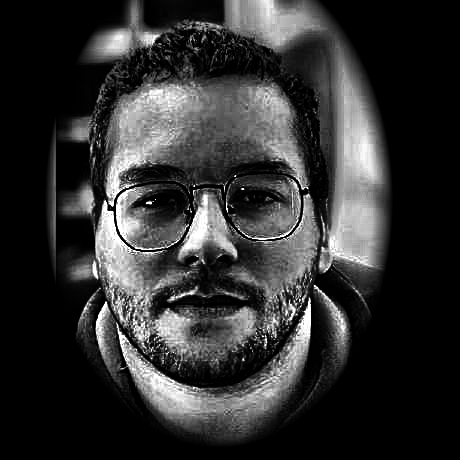
#> input picture assets/source-prepped.png, 460 x 460 px
$ python make_ascii_svg.py
#> lines starting #> are read from the running program, lines starting #| are printed output that depends on the picture
"""Converte a foto preparada em um retrato ASCII que se digita sozinho.

Duas decisoes que separam um retrato limpo de ruido:
  - monocromatico (colorir cada caractere vira estatica de TV);
  - rampa alinhada ao FUNDO: sobre preto, denso = brilhante, entao claro->denso.
    Inverter isso imprime o retrato em negativo.

A animacao e' SMIL (<animate>), que o GitHub roda dentro de <img>. O estado
NATURAL do clip e' 'aberto': se a animacao nao rodar, o retrato aparece
inteiro em vez de sumir.
"""
from __future__ import annotations

import argparse
from pathlib import Path

import numpy as np
from PIL import Image

ROOT = Path(__file__).resolve().parent.parent
SRC = ROOT / "assets" / "source-prepped.png"
OUT = ROOT / "ascii-portrait.svg"

RAMP = " .`:-=+*csS#%@"  # escuro (esparso) -> claro (denso), porque o fundo e' escuro
COLS = 76
CHAR_W = 6.0
LINE_H = 10.0
FONT_SIZE = 10.0
INK = "#c9d1d9"
BG = "#0d1117"
STROKE = "#21262d"
ACCENT = "#39d353"


def to_rows(cols: int) -> list[str]:
#> called with cols = 76
    im = Image.open(SRC).convert("L")
#> im is the input picture: PIL image 460x460 L; min 0, max 255, mean 49.3
    rows = max(1, int(round(cols * im.height / im.width * (CHAR_W / LINE_H))))
#> rows = 46
    small = np.asarray(im.resize((cols, rows), Image.LANCZOS), dtype=np.float64) / 255.0
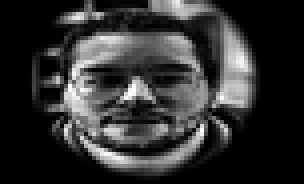
#> small: shape (46, 76) float64 (shown 4 times larger); min 0, max 1, mean 0.194
    idx = np.clip((small * (len(RAMP) - 1)).round().astype(int), 0, len(RAMP) - 1)
    return trim(["".join(RAMP[i] for i in row) for row in idx])


def trim(rows: list[str]) -> list[str]:
    """Corta a moldura vazia que a mascara eliptica deixa em volta do rosto."""
    while rows and not rows[0].strip():
        rows.pop(0)
#> this loop made 0 passes
#> after the loop, rows = 46 items
    while rows and not rows[-1].strip():
        rows.pop()
#> this loop made 1 pass
#> after the loop, rows = 45 items
    left = min((len(r) - len(r.lstrip()) for r in rows if r.strip()), default=0)
#> left = 8
#> `rows = to_rows(COLS)`: rows = 45 items
    return [r[left:].rstrip() for r in rows]


def esc(s: str) -> str:
    return s.replace("&", "&amp;").replace("<", "&lt;").replace(">", "&gt;")


def render(rows: list[str]) -> str:
    art_w = max(len(r) for r in rows) * CHAR_W
#> art_w = 342
    pad_x, pad_top, pad_bottom = 16.0, 44.0, 16.0
    width = art_w + pad_x * 2
#> width = 374
    height = pad_top + len(rows) * LINE_H + pad_bottom
#> height = 510
    per_line, dur = 0.042, 0.34

    p: list[str] = []
    add = p.append
    add(
        f'<svg xmlns="http://www.w3.org/2000/svg" width="{width:.0f}" height="{height:.0f}" '
        f'viewBox="0 0 {width:.0f} {height:.0f}" role="img" aria-label="Retrato em ASCII">'
    )
    add(
        "<style>"
        "text{font-family:ui-monospace,'SFMono-Regular','JetBrains Mono',Consolas,monospace;"
        "white-space:pre;font-size:%.0fpx}" % FONT_SIZE
        + "</style>"
    )
    add(f'<rect width="{width:.0f}" height="{height:.0f}" rx="10" fill="{BG}" stroke="{STROKE}"/>')
    add(f'<line x1="0" y1="34" x2="{width:.0f}" y2="34" stroke="{STROKE}"/>')
    for i, color in enumerate(("#ff5f57", "#febc2e", "#28c840")):
        add(f'<circle cx="{20 + i * 16}" cy="17" r="5" fill="{color}"/>')
    add(
        f'<text x="76" y="21" font-size="11" fill="#7d8590">'
        f'<tspan fill="{ACCENT}">whoami</tspan> --render=ascii</text>'
    )

    # um clip por linha: a mascara "abre" da esquerda para a direita
    add("<defs>")
    for i in range(len(rows)):
        y = pad_top + i * LINE_H - LINE_H
        # Um unico <animate> com values/keyTimes: segura a mascara fechada durante o
        # atraso e so' entao abre. Com 'begin', o SMIL manteria o valor BASE ate' o
        # inicio -- a linha apareceria inteira e depois piscaria ao ser revelada.
        # O valor base continua sendo a largura cheia, entao sem SMIL tudo aparece.
        delay = i * per_line
        total = delay + dur
        hold = delay / total
        add(
            f'<clipPath id="w{i}"><rect x="{pad_x}" y="{y:.1f}" width="{art_w:.0f}" '
            f'height="{LINE_H + 2:.0f}">'
            f'<animate attributeName="width" values="0;0;{art_w:.0f}" '
            f'keyTimes="0;{hold:.4f};1" dur="{total:.2f}s" fill="freeze"/></rect></clipPath>'
        )
#> this loop made 45 passes
#> (y, delay, total, hold) on passes 1 to 12: (34, 0, 0.34, 0), (44, 0.042, 0.382, 0.11), (54, 0.084, 0.424, 0.198), (64, 0.126, 0.466, 0.27), (74, 0.168, 0.508, 0.331), (84, 0.21, 0.55, 0.382), (94, 0.252, 0.592, 0.426), (104, 0.294, 0.634, 0.464), (114, 0.336, 0.676, 0.497), (124, 0.378, 0.718, 0.526), (134, 0.42, 0.76, 0.553), (144, 0.462, 0.802, 0.576)
    add("</defs>")

    add(f'<g fill="{INK}">')
    for i, row in enumerate(rows):
        y = pad_top + i * LINE_H
        add(f'<text x="{pad_x}" y="{y:.1f}" clip-path="url(#w{i})">{esc(row)}</text>')
#> this loop made 45 passes
#> y on passes 1 to 12: 44, 54, 64, 74, 84, 94, 104, 114, 124, 134, 144, 154
#> (row, y) on passes 43 to 45: ('                   .`:--::::::---:``.', 464), ('                     .....`````:`..', 474), ('                           ....', 484)
    add("</g>")

    # cursor que corre na borda do wipe; nasce invisivel, entao some se o SMIL nao rodar
    for i in range(len(rows)):
        y = pad_top + i * LINE_H - LINE_H + 1
        add(
            f'<rect x="{pad_x}" y="{y:.1f}" width="{CHAR_W:.0f}" height="{LINE_H:.0f}" '
            f'fill="{ACCENT}" opacity="0">'
            f'<animate attributeName="opacity" values="0;.85;.85;0" keyTimes="0;.06;.94;1" '
            f'begin="{i * per_line:.2f}s" dur="{dur}s"/>'
            f'<animate attributeName="x" from="{pad_x}" to="{pad_x + art_w:.0f}" '
            f'begin="{i * per_line:.2f}s" dur="{dur}s"/></rect>'
        )
#> this loop made 45 passes
#> y on passes 1 to 12: 35, 45, 55, 65, 75, 85, 95, 105, 115, 125, 135, 145
    add("</svg>")
    return "".join(p)


if __name__ == "__main__":
    ap = argparse.ArgumentParser()
    ap.add_argument("--preview", action="store_true", help="imprime o ASCII no terminal")
    ap.add_argument("--cols", type=int, default=COLS)
    args = ap.parse_args()
    COLS = args.cols
    rows = to_rows(COLS)
    if args.preview:
        print("\n".join(rows))
    else:
        OUT.write_text(render(rows), encoding="utf-8")
        print(f"{OUT.name} -> {len(rows)} linhas x {COLS} colunas, {OUT.stat().st_size / 1024:.1f} KB")
#| ascii-portrait.svg -> 45 linhas x 76 colunas, 24.7 KB
